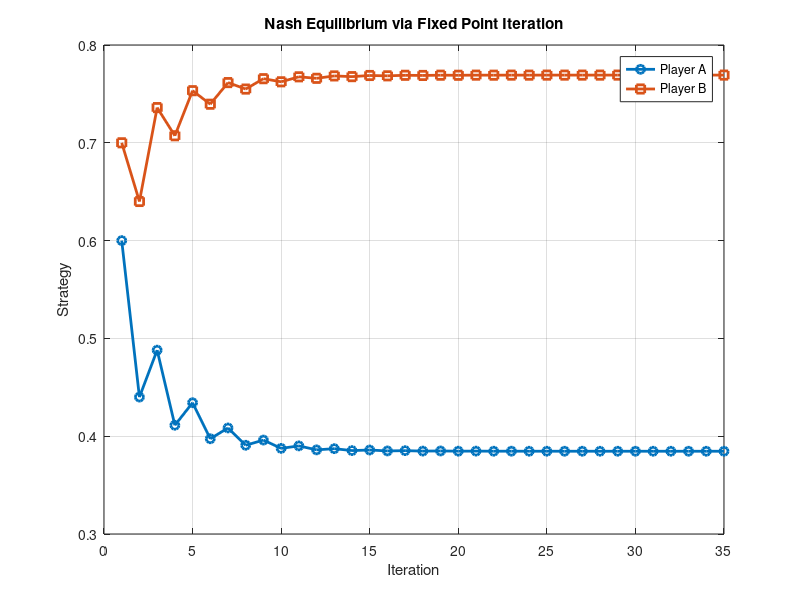

This figure's MATLAB source:
max_iter = 1000;
tol = 1e-6;
sA = 0.5; % Player A's strategy
sB = 0.5; % Player B's strategy
BR_A = @(sb) min(max(1 - 0.8*sb, 0), 1); 
BR_B = @(sa) min(max(1 - 0.6*sa, 0), 1);
historyA = zeros(max_iter,1);
historyB = zeros(max_iter,1);
for i = 1:max_iter
    sA_new = BR_A(sB);
    sB_new = BR_B(sA);
    historyA(i) = sA_new;
    historyB(i) = sB_new; 
    if abs(sA_new - sA) < tol && abs(sB_new - sB) < tol
        fprintf('Equilibrium reached at iteration %d\n', i);
        historyA = historyA(1:i);
        historyB = historyB(1:i);
        break; end  
    sA = sA_new;
    sB = sB_new; end
fprintf('Player A strategy: %.4f\n', sA);
fprintf('Player B strategy: %.4f\n', sB); figure;
plot(1:length(historyA), historyA, '-o', 'LineWidth', 2); hold on;
plot(1:length(historyB), historyB, '-s', 'LineWidth', 2);
xlabel('Iteration');
ylabel('Strategy');
title('Nash Equilibrium via Fixed Point Iteration');
legend('Player A', 'Player B'); grid on;
